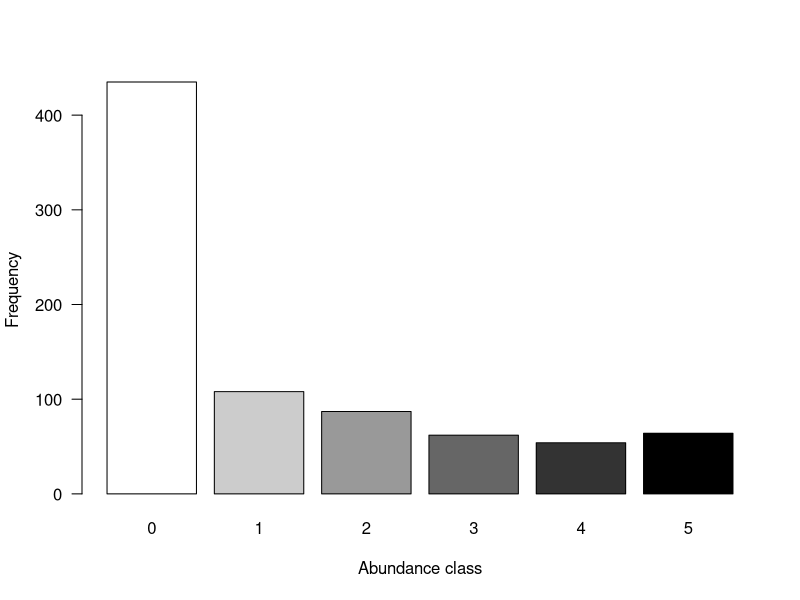
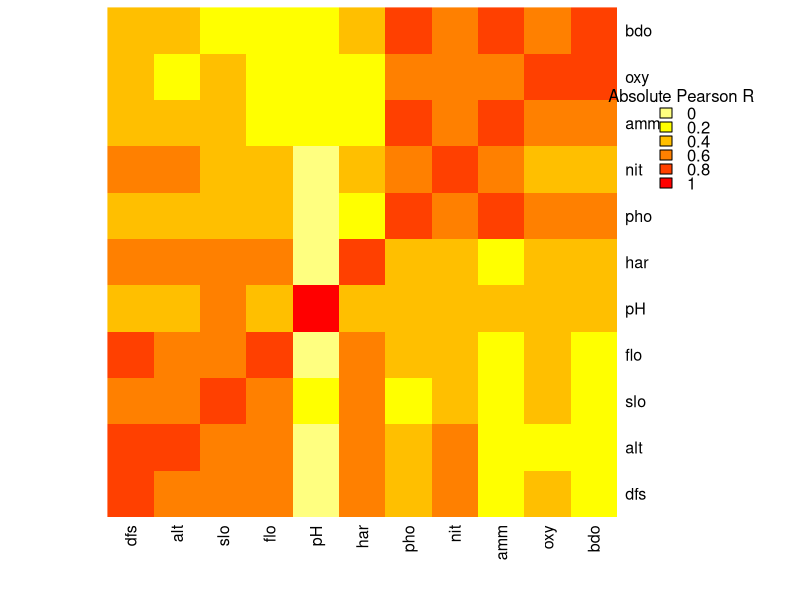

The R source for these figures, in order: (Note: this script raises an error after producing the figures.)
install.packages("ade4")
install.packages("vegan")
install.packages("ggplot2")
install.packages("igraph")
# Load the vegan package
library(ade4)
library(vegan)
library(ggplot2)
library(igraph)

data(doubs)

env <- doubs$env

spe <- doubs$fish

spa <- doubs$xy

head(spe)[, 1:8]

str(spe)

str(env)

summary(env)

range(env)

names(env)


ab <- table(unlist(spe))

barplot(ab, las = 1, 
        xlab = "Abundance class", ylab = "Frequency",
        col = grey(5:0/5))


heatmap(abs(cor(env)), 
        
        col = rev(heat.colors(6)), 
        Colv = NA, Rowv = NA)
legend("topright", 
       title = "Absolute Pearson R",
       legend =  round(seq(0,1, length.out = 6),1),
       y.intersp = 0.7, bty = "n",
       fill = rev(heat.colors(6)))


env.z <- decostand(env, method = "standardize")


round(apply(env.z, 2, mean), 1)


apply(env.z, 2, sd)
exists("spe")



spe.rda <- rda(spe.hel ~ ., data = env.z)

summary(spe.rda)


fwd.sel <- ordiR2step(rda(spe.hel ~ 1, data = env.z), 
                      scope = formula(spe.rda), 
                      direction = "forward",
                      R2scope = TRUE, 
                      pstep = 1000,
                      trace = FALSE) 


spe.hel <- decostand(spe, method = "hellinger")

spe.hel <- decostand(spe, method = "hellinger")

spe.rda <- rda(spe.hel ~ ., data = env.z)

fwd.sel <- ordiR2step(rda(spe.hel ~ 1, data = env.z), 
                      scope = formula(spe.rda), 
                      direction = "forward",
                      R2scope = TRUE, 
                      pstep = 1000,
                      trace = FALSE) 

fwd.sel$call


spe.rda.signif <- rda(spe.hel ~ dfs + oxy + bdo, data = env.z)

RsquareAdj(spe.rda.signif)


anova.cca(spe.rda.signif, step = 1000)

anova.cca(spe.rda.signif, step = 1000, by = "term")

ordiplot(spe.rda.signif, scaling = 1, type = "text")

ordiplot(spe.rda.signif, scaling = 2, type = "text")

perc <- round(100*(summary(spe.rda.signif)$cont$importance[2, 1:2]), 2)

sc_si <- scores(spe.rda.signif, display="sites", choices=c(1,2), scaling=1)
sc_sp <- scores(spe.rda.signif, display="species", choices=c(1,2), scaling=1)
sc_bp <- scores(spe.rda.signif, display="bp", choices=c(1, 2), scaling=1)

plot(spe.rda.signif,
     scaling = 1, 
     type = "none",
     frame = FALSE,
     
     xlim = c(-1,1), 
     ylim = c(-1,1),
     main = "Triplot RDA - scaling 1",
     xlab = paste0("RDA1 (", perc[1], "%)"), 
     ylab = paste0("RDA2 (", perc[2], "%)") 
)

points(sc_si, 
       pch = 21, 
       col = "black", 
       bg = "steelblue",
       cex = 1.2) 

points(sc_sp, 
       pch = 22, 
       col = "black",
       bg = "#f2bd33", 
       cex = 1.2)

text(sc_sp + c(0.03, 0.09), 
     labels = rownames(sc_sp), 
     col = "grey40", 
     font = 2, # bold
     cex = 0.6)

arrows(0,0, # start them from (0,0)
       sc_bp[,1], sc_bp[,2],
       col = "red", 
       lwd = 3)

text(x = sc_bp[,1] -0.1, 
     y = sc_bp[,2] - 0.03, 
     labels = rownames(sc_bp), 
     col = "red", 
     cex = 1, 
     font = 2)

env.topo <- subset(env.z, select = c(alt, dfs, slo, flo))
env.chem <- subset(env.z, select = c(pH, har, pho, nit, amm,
                                     oxy, bdo))


spe.partial.rda <- rda(spe.hel, env.chem, env.topo)
summary(spe.partial.rda)

ordiplot(spe.partial.rda, scaling = 2, main = "Doubs River partial RDA - Scaling 2")

diversity(spe, "shannon")

diversity(spe, "simpson")


ggplot(spa, aes(x = x, y = y)) +        
  geom_path(col = "lightblue", lwd = 5) +
  geom_label(label = c(1:30)) +
  theme_void() +
  labs(title = "Location of the sampling sites for the Doubs dataset") 

summary(spa)

spa$site <- 1:nrow(spa)
spa <- spa[-8, ]
which(spa$y < 82)

spa$group <- NA
spa$group[spa$y < 82] <- 1
spa$group[spa$y >= 82 & spa$y < 156] <- 2
spa$group[spa$y >= 156] <- 3


ggplot(data = spa) +
  geom_point(aes(x = x, 
                 y = y, 
                 col = as.factor(group)), 
             size = 4) +
  labs(color = "Groups", 
       x = "Longitude", 
       y = "Latitude") +
  scale_color_manual(values = c("#3b5896", "#e3548c", "#ffa600")) +
  theme_classic() + 
  theme(axis.title = element_text(size = 18),
        axis.text = element_text(size = 16),
        legend.title = element_text(size = 20),
        legend.text = element_text(size = 18))

dist(spe)
class(dist(spe))
as.matrix(dist(spe))

spe.D.Euclid <- dist(x = spe, method = "euclidean")
is.euclid(spe.D.Euclid)

dim(as.matrix(dist(spe)))
adjacency_matrix <- as.matrix(dist(spe)) <= 0.01

graph <- graph.adjacency(adjacency_matrix, mode = "undirected")
plot(graph, main = "Graph of proximity between sampling points")
